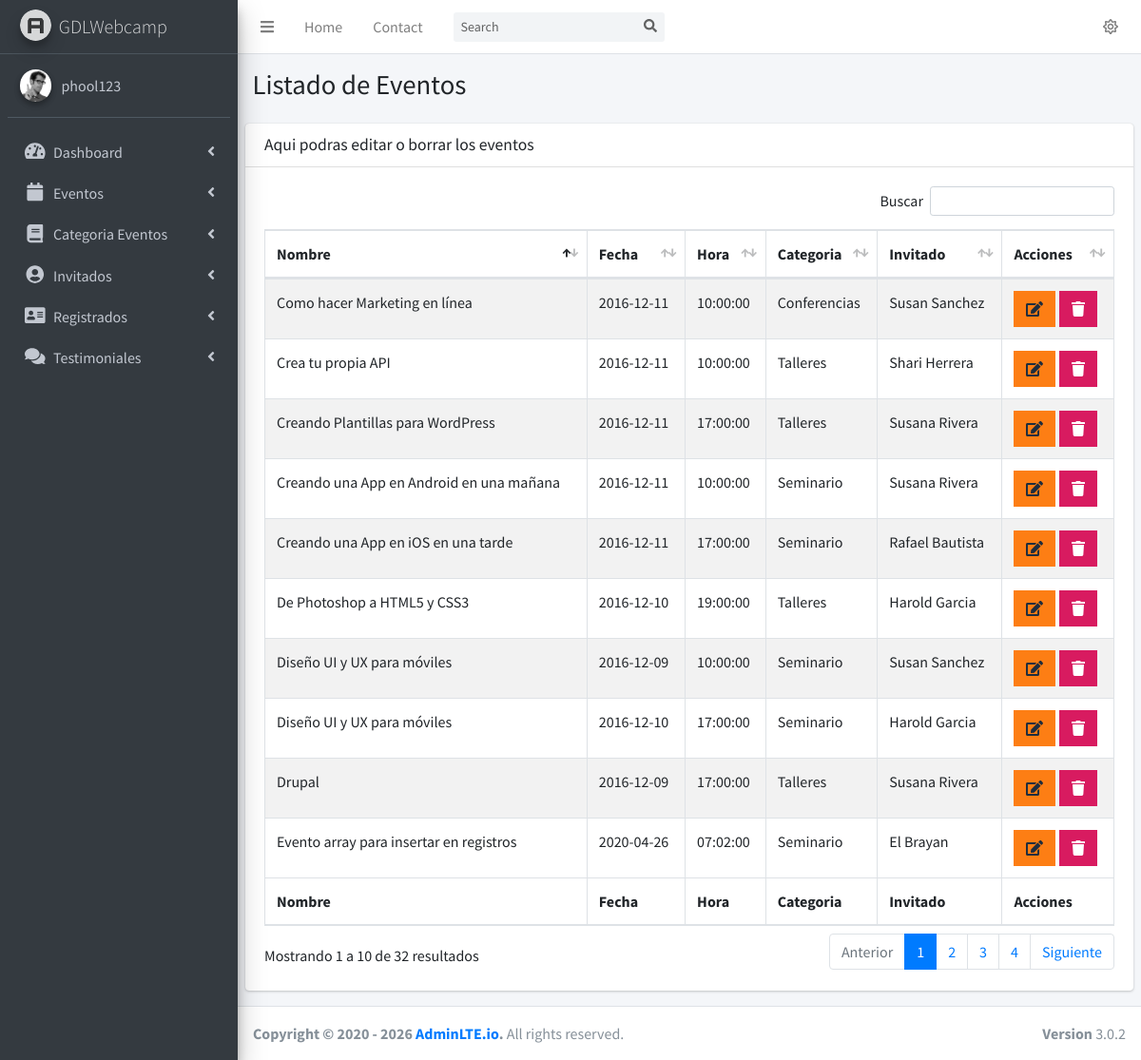
Page /admin/lista-evento.php (signed in) on the committed database.
### tables this page shows
CREATE TABLE `eventos` (
  `evento_id` tinyint(10) UNSIGNED NOT NULL,
  `nombre_evento` varchar(60) NOT NULL,
  `fecha_evento` date NOT NULL,
  `hora_evento` time NOT NULL,
  `id_cat_evento` tinyint(10) UNSIGNED NOT NULL,
  `id_inv` tinyint(10) UNSIGNED NOT NULL,
  `clave` varchar(10) NOT NULL,
  `editado` datetime NOT NULL
);

CREATE TABLE `categoria_evento` (
  `id_categoria` tinyint(10) UNSIGNED NOT NULL,
  `cat_evento` varchar(50) NOT NULL,
  `icono` varchar(15) NOT NULL,
  `editado` datetime NOT NULL
);

CREATE TABLE `invitados` (
  `invitado_id` tinyint(10) UNSIGNED NOT NULL,
  `nombre_invitado` varchar(30) NOT NULL,
  `apellido_invitado` varchar(30) NOT NULL,
  `descripcion` text NOT NULL,
  `url_imagen` varchar(50) DEFAULT NULL
);

### admin/lista-evento.php (the view, shortened to what this page needs)
<?php
        include_once 'funciones/funciones.php';
        include_once 'templates/header.php';
        include_once 'templates/barra.php';
        include_once 'templates/navegacion.php';
?>
  <div class="content-wrapper">
    <section class="content-header">
      <div class="container-fluid">
        <div class="row mb-2">
          <div class="col-sm-6">
            <h1>Listado de Eventos</h1>
          </div>
        </div>
      </div>
    </section>
    <section class="content">
      <div class="row">
        <div class="col-12">
          <div class="card">
            <div class="card-header">
              <h3 class="card-title">Aqui podras editar o borrar los eventos</h3>
            </div>
            <div class="card-body table-responsive-sm">
              <table id="registros" class="table table-bordered table-striped">
                <thead>
                <tr>
                  <th>Nombre</th>
                  <th>Fecha</th>
                  <th>Hora</th>
                  <th>Categoria</th>
                  <th>Invitado</th>
                  <th>Acciones</th>
                </tr>
                </thead>
                <tbody>
                    <?php
                        try {
                          $sql = "SELECT evento_id,nombre_evento,fecha_evento,hora_evento,cat_evento,nombre_invitado,apellido_invitado ";
                          $sql .= "FROM eventos ";
                          $sql .= "INNER JOIN categoria_evento ";
                          $sql .= "ON eventos.id_cat_evento=categoria_evento.id_categoria ";
                          $sql .= " INNER JOIN invitados ";
                          $sql .= " ON eventos.id_inv=invitados.invitado_id ";
                          $sql .= " ORDER BY evento_id ";
                          $resultado = $conn->query($sql);
                        } catch (Exception $e) {
                          $error = $e->getMessage();
                          echo $error;
                        }
                       while($eventos = $resultado->fetch_assoc()) { ?>
                            <tr>
                                <td><?php  echo $eventos['nombre_evento'];   ?></td>
                                <td><?php  echo $eventos['fecha_evento'];    ?></td>
                                <td><?php  echo $eventos['hora_evento'];    ?></td>
                                <td><?php  echo $eventos['cat_evento'];    ?></td>
                                <td><?php  echo $eventos['nombre_invitado'] . " " . $eventos['apellido_invitado'];    ?></td>
                                <td>
                                    <a href="editar-evento.php?id=<?php echo $eventos['evento_id']; ?>" class="btn bg-orange btn-flat margin">
                                        <i class="nav-icon fas fa-edit"></i>
                                    </a>
                                    <a href="#" data-id="<?php echo $eventos['evento_id']; ?>" data-tipo="evento" class="btn bg-maroon btn-flat margin borrar_registro">
                                        <i class="fa fa-trash"></i>
                                    </a>
                                </td>
                            </tr>
                        <?php } ?>
                </tbody>
                <tfoot>
                <tr>
                    <th>Nombre</th>
                    <th>Fecha</th>
                    <th>Hora</th>
                    <th>Categoria</th>
                    <th>Invitado</th>
                    <th>Acciones</th>
                </tr>
                </tfoot>
              </table>
            </div>
          </div>
        </div>
      </div>
    </section>
  </div>
  <?php
        include_once 'templates/footer.php';
  ?>

### admin/templates/header.php (shortened to what this page needs)
<!DOCTYPE html>
<html>
<head>
  <link rel="stylesheet" href="https://cdnjs.cloudflare.com/ajax/libs/font-awesome/5.1.0-4/css/all.css" />
  <link rel="stylesheet" href="../admin/css/adminlte.min.css">
  <link rel="stylesheet" href="../admin/css/sweetalert2.min.css">
  <link rel="stylesheet" href="../admin/css/admin.css">
  <link rel="stylesheet" href="../admin/css/dataTables.bootstrap4.css">
  <link rel="stylesheet" href="../admin/css/jquery-ui.min.css"/>
  <link rel="stylesheet" href="../admin/css/tempusdominus-bootstrap-4.min.css">
  <link rel="stylesheet" href="../admin/css/select2.min.css">
  <link rel="stylesheet" href="../admin/css/select2-bootstrap4.min.css">
  <link rel="stylesheet" href="../admin/css/fontawesome-iconpicker.min.css">
  <link rel="stylesheet" href="../admin/css/icheck-bootstrap.min.css">
  <link rel="stylesheet" href="../admin/css/morris.css">
</head>

### admin/templates/barra.php (shortened to what this page needs)
<body class="hold-transition sidebar-mini">
<div class="wrapper">
  <nav class="main-header navbar navbar-expand navbar-white navbar-light">
    <ul class="navbar-nav">
      <li class="nav-item">
        <a class="nav-link" data-widget="pushmenu" href="#"><i class="fas fa-bars"></i></a>
      </li>
      <li class="nav-item d-none d-sm-inline-block">
        <a href="../index.php" class="nav-link">Home</a>
      </li>
      <li class="nav-item d-none d-sm-inline-block">
        <a href="#" class="nav-link">Contact</a>
      </li>
    </ul>
    <form class="form-inline ml-3">
      <div class="input-group input-group-sm">
        <input class="form-control form-control-navbar" type="search" placeholder="Search" aria-label="Search">
        <div class="input-group-append">
          <button class="btn btn-navbar" type="submit">
            <i class="fas fa-search"></i>
          </button>
        </div>
      </div>
    </form>
    <ul class="navbar-nav ml-auto">
    <li class="nav-item dropdown">
        <a class="nav-link" data-toggle="dropdown" href="#" aria-expanded="false">
            <i class="far fa-sun"></i>
        </a>
      </li>
    </ul>
  </nav>

### admin/templates/navegacion.php (shortened to what this page needs)
<aside class="main-sidebar sidebar-dark-primary elevation-4">
  <a href="../index.php" class="brand-link">
    <img src="../admin/img/AdminLTELogo.png"
         alt="AdminLTE Logo"
         class="brand-image img-circle elevation-3"
         style="opacity: .8">
    <span class="brand-text font-weight-light">GDLWebcamp</span>
  </a>
  <div class="sidebar">
          <div class="user-panel mt-3 pb-3 mb-3 d-flex">
            <div class="image">
              <img src="../admin/img/user2-160x160.jpg" class="img-circle elevation-2" alt="User Image">
            </div>
            <div class="info">
              <a href="#" class="d-block"><?php echo $_SESSION['nombre']; ?></a>
            </div>
          </div>
          <nav class="mt-2">
            <ul class="nav nav-pills nav-sidebar flex-column" data-widget="treeview" role="menu" data-accordion="false">
                            <li class="nav-item has-treeview">
                              <a href="#" class="nav-link">
                                <i class="nav-icon fas fa-tachometer-alt"></i>
                                <p>
                                  Dashboard
                                  <i class="right fas fa-angle-left"></i>
                                </p>
                              </a>
                            </li>
                            <li class="nav-item has-treeview">
                              <a href="#" class="nav-link">
                                <i class="nav-icon fa fa-calendar"></i>
                                <p>
                                  Eventos
                                  <i class="fas fa-angle-left right"></i>
                                </p>
                              </a>
                            </li>
                          <li class="nav-item has-treeview">
                                      <a href="#" class="nav-link">
                                      <i class="nav-icon fa fa-book"></i>
                                      <p>
                                          Categoria Eventos
                                          <i class="fas fa-angle-left right"></i>
                                      </p>
                                      </a>
                          </li>
                          <li class="nav-item has-treeview">
                                      <a href="#" class="nav-link">
                                      <i class="nav-icon fa fa-user-circle"></i>
                                      <p>
                                          Invitados
                                          <i class="fas fa-angle-left right"></i>
                                      </p>
                                      </a>
                          </li>
                          <li class="nav-item has-treeview">
                                      <a href="#" class="nav-link">
                                      <i class="nav-icon fa fa-address-card"></i>
                                      <p>
                                          Registrados
                                          <i class="fas fa-angle-left right"></i>
                                      </p>
                                      </a>
                          </li>
                          <li class="nav-item has-treeview">
                                      <a href="#" class="nav-link">
                                      <i class="nav-icon fa fa-comments"></i>
                                      <p>
                                          Testimoniales
                                          <i class="fas fa-angle-left right"></i>
                                      </p>
                                      </a>
                          </li>
            </ul>
          </nav>
  </div>
</aside>

### admin/templates/footer.php (shortened to what this page needs)
<footer class="main-footer">
    <div class="float-right d-none d-sm-block">
      <b>Version</b> 3.0.2
    </div>
    <strong>Copyright &copy; 2020 - 2026 <a href="http://adminlte.io">AdminLTE.io</a>.</strong> All rights
    reserved.
</footer>
</div>
</body>
</html>

### rows in the picture
eventos: nombre_evento "Drupal", fecha_evento "2016-12-09", hora_evento "17:00:00", id_cat_evento.cat_evento "Talleres", id_inv.nombre_invitado "Susana", id_inv.apellido_invitado "Rivera"
eventos: nombre_evento "Diseño UI y UX para móviles", fecha_evento "2016-12-09", hora_evento "10:00:00", id_cat_evento.cat_evento "Seminario", id_inv.nombre_invitado "Susan", id_inv.apellido_invitado "Sanchez"
eventos: nombre_evento "De Photoshop a HTML5 y CSS3", fecha_evento "2016-12-10", hora_evento "19:00:00", id_cat_evento.cat_evento "Talleres", id_inv.nombre_invitado "Harold", id_inv.apellido_invitado "Garcia"
eventos: nombre_evento "Diseño UI y UX para móviles", fecha_evento "2016-12-10", hora_evento "17:00:00", id_cat_evento.cat_evento "Seminario", id_inv.nombre_invitado "Harold", id_inv.apellido_invitado "Garcia"
eventos: nombre_evento "Crea tu propia API", fecha_evento "2016-12-11", hora_evento "10:00:00", id_cat_evento.cat_evento "Talleres", id_inv.nombre_invitado "Shari", id_inv.apellido_invitado "Herrera"
eventos: nombre_evento "Creando Plantillas para WordPress", fecha_evento "2016-12-11", hora_evento "17:00:00", id_cat_evento.cat_evento "Talleres", id_inv.nombre_invitado "Susana", id_inv.apellido_invitado "Rivera"
eventos: nombre_evento "Como hacer Marketing en línea", fecha_evento "2016-12-11", hora_evento "10:00:00", id_cat_evento.cat_evento "Conferencias", id_inv.nombre_invitado "Susan", id_inv.apellido_invitado "Sanchez"
eventos: nombre_evento "Creando una App en Android en una mañana", fecha_evento "2016-12-11", hora_evento "10:00:00", id_cat_evento.cat_evento "Seminario", id_inv.nombre_invitado "Susana", id_inv.apellido_invitado "Rivera"
eventos: nombre_evento "Creando una App en iOS en una tarde", fecha_evento "2016-12-11", hora_evento "17:00:00", id_cat_evento.cat_evento "Seminario", id_inv.nombre_invitado "Rafael", id_inv.apellido_invitado "Bautista"
eventos: nombre_evento "Evento array para insertar en registros", fecha_evento "2020-04-26", hora_evento "07:02:00", id_cat_evento.cat_evento "Seminario", id_inv.nombre_invitado "El", id_inv.apellido_invitado "Brayan"

### other values in the picture
$_SESSION['nombre'] "phool123"
